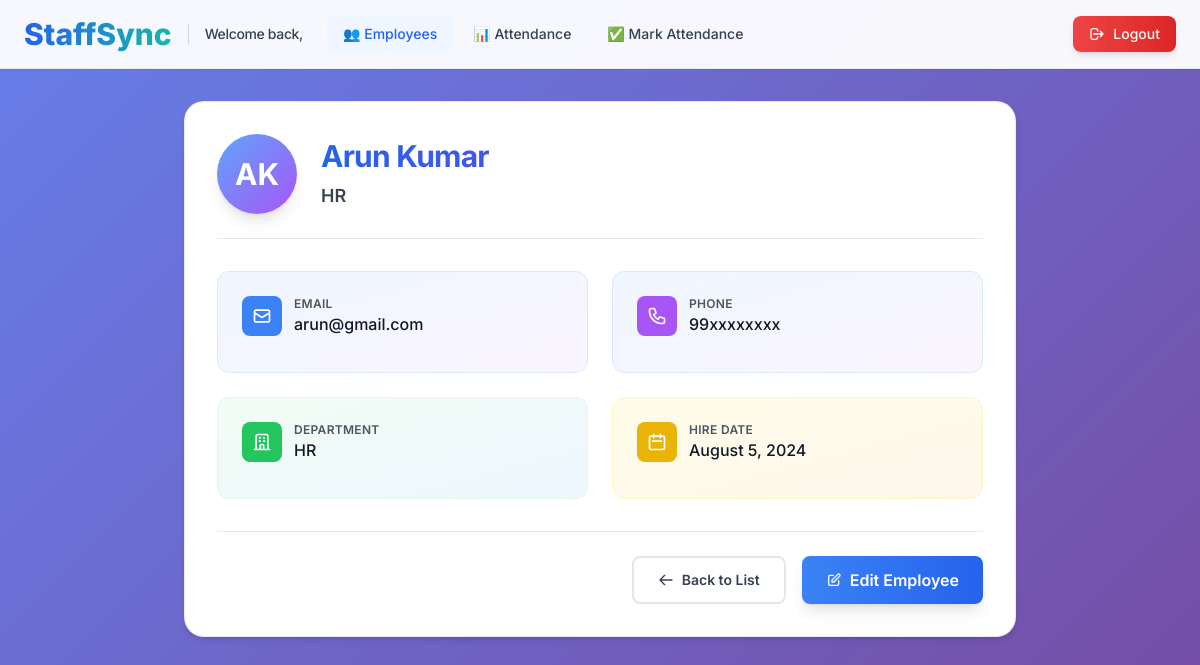
Screenshot of /employees/employee/1/ with the database file from the repository.
### employees/models.py (models this page shows, shortened)
class Employee(models.Model):
    first_name = models.CharField(max_length=100)
    last_name = models.CharField(max_length=100)
    email = models.EmailField(unique=True)
    phone_number = models.CharField(max_length=15)
    department = models.ForeignKey(Department, on_delete=models.SET_NULL, null=True, blank=True)
    hire_date = models.DateField()
    class Meta:
        ordering = ['first_name', 'last_name']
        verbose_name_plural = 'Employees'

class Department(models.Model):
    name = models.CharField(max_length=100)

### employees/views.py (the view)
# urls.py: path('employee/<int:pk>/', views.employee_detail, name='employee_detail'),
def employee_detail(request, pk):
    employee = get_object_or_404(Employee.objects.select_related('department'), pk=pk)
    attendances = Attendance.objects.filter(employee=employee).order_by('-date')[:10]
    return render(request, 'employees/employee_detail.html', {
        'employee': employee,
        'attendances': attendances,
    })

### employees/templates/employees/employee_detail.html (shortened to what this page needs)
    {% load static %}
<!DOCTYPE html>
<html lang="en">
<head>
    <script src="https://cdn.tailwindcss.com"></script>
    <link rel="stylesheet" href="{% static 'admin.css' %}">
</head>
<body class="fade-in">
    <header class="admin-header sticky top-0 z-40 py-4 px-6">
        <div class="max-w-7xl mx-auto flex justify-between items-center">
            <div class="flex items-center space-x-6">
                <div class="flex items-center space-x-4">
                    <a href="{% url 'dashboard' %}" class="flex items-center space-x-2">
                        <span class="text-2xl md:text-3xl font-extrabold bg-gradient-to-r from-blue-600 to-teal-500 bg-clip-text text-transparent">StaffSync</span>
                    </a>
                    <div class="hidden md:block border-l border-gray-300 pl-4">
                        <h2 class="text-sm font-medium text-gray-600">Welcome back,</h2>
                    </div>
                </div>
                <nav class="hidden md:flex items-center space-x-1">
                    <a href="{% url 'employee_list' %}" class="px-4 py-2 text-sm font-medium text-blue-600 bg-blue-50 rounded-lg transition-all duration-200">👥 Employees</a>
                    <a href="{% url 'attendance_list' %}" class="px-4 py-2 text-sm font-medium text-gray-700 hover:text-blue-600 hover:bg-blue-50 rounded-lg transition-all duration-200">📊 Attendance</a>
                    <a href="{% url 'mark_attendance' %}" class="px-4 py-2 text-sm font-medium text-gray-700 hover:text-blue-600 hover:bg-blue-50 rounded-lg transition-all duration-200">✅ Mark Attendance</a>
                </nav>
            </div>
            <div class="flex items-center space-x-4">
                <a href="{% url 'logout' %}" class="inline-flex items-center px-4 py-2 text-sm font-medium text-white bg-gradient-to-r from-red-500 to-red-600 rounded-lg hover:from-red-600 hover:to-red-700 shadow-md hover:shadow-lg transition-all duration-200">
                    <svg class="w-4 h-4 mr-2" fill="none" stroke="currentColor" viewBox="0 0 24 24">
                        <path stroke-linecap="round" stroke-linejoin="round" stroke-width="2" d="M17 16l4-4m0 0l-4-4m4 4H7m6 4v1a3 3 0 01-3 3H6a3 3 0 01-3-3V7a3 3 0 013-3h4a3 3 0 013 3v1"></path>
                    </svg>
                    Logout
                </a>
            </div>
        </div>
    </header>
    <main class="max-w-4xl mx-auto px-4 sm:px-6 lg:px-8 py-8">
        <div class="card fade-in p-6 md:p-8">
            <div class="flex items-center space-x-6 mb-8 pb-6 border-b border-gray-200">
                <div class="w-20 h-20 bg-gradient-to-br from-blue-400 to-purple-500 rounded-full flex items-center justify-center text-white font-bold text-3xl shadow-lg">
                    {{ employee.first_name|first }}{{ employee.last_name|first }}
                </div>
                <div class="flex-1">
                    <h1 class="text-3xl font-bold bg-gradient-to-r from-blue-600 to-purple-600 bg-clip-text text-transparent mb-2">
                    </h1>
                    <p class="text-lg text-gray-600">{{ employee.department.name|default:"No Department" }}</p>
                </div>
            </div>
            <div class="grid grid-cols-1 md:grid-cols-2 gap-6 mb-8">
                <div class="bg-gradient-to-br from-blue-50 to-purple-50 rounded-xl p-6 border border-blue-100">
                    <div class="flex items-center space-x-3 mb-3">
                        <div class="w-10 h-10 bg-blue-500 rounded-lg flex items-center justify-center">
                            <svg class="w-5 h-5 text-white" fill="none" stroke="currentColor" viewBox="0 0 24 24" aria-hidden="true">
                                <path stroke-linecap="round" stroke-linejoin="round" stroke-width="2" d="M3 8l7.89 5.26a2 2 0 002.22 0L21 8M5 19h14a2 2 0 002-2V7a2 2 0 00-2-2H5a2 2 0 00-2 2v10a2 2 0 002 2z"></path>
                            </svg>
                        </div>
                        <div>
                            <p class="text-xs font-semibold text-gray-500 uppercase tracking-wide">Email</p>
                            <p class="text-base font-medium text-gray-900">{{ employee.email }}</p>
                        </div>
                    </div>
                </div>
                <div class="bg-gradient-to-br from-blue-50 to-purple-50 rounded-xl p-6 border border-blue-100">
                    <div class="flex items-center space-x-3 mb-3">
                        <div class="w-10 h-10 bg-purple-500 rounded-lg flex items-center justify-center">
                        </div>
                        <div>
                            <p class="text-xs font-semibold text-gray-500 uppercase tracking-wide">Phone</p>
                            <p class="text-base font-medium text-gray-900">{{ employee.phone_number }}</p>
                        </div>
                    </div>
                </div>
                <div class="bg-gradient-to-br from-green-50 to-blue-50 rounded-xl p-6 border border-green-100">
                    <div class="flex items-center space-x-3 mb-3">
                        <div class="w-10 h-10 bg-green-500 rounded-lg flex items-center justify-center">
                        </div>
                        <div>
                            <p class="text-xs font-semibold text-gray-500 uppercase tracking-wide">Department</p>
                            <p class="text-base font-medium text-gray-900">{{ employee.department.name|default:"No Department" }}</p>
                        </div>
                    </div>
                </div>
                <div class="bg-gradient-to-br from-yellow-50 to-orange-50 rounded-xl p-6 border border-yellow-100">
                    <div class="flex items-center space-x-3 mb-3">
                        <div class="w-10 h-10 bg-yellow-500 rounded-lg flex items-center justify-center">
                            <svg class="w-5 h-5 text-white" fill="none" stroke="currentColor" viewBox="0 0 24 24" aria-hidden="true">
                                <path stroke-linecap="round" stroke-linejoin="round" stroke-width="2" d="M8 7V3m8 4V3m-9 8h10M5 21h14a2 2 0 002-2V7a2 2 0 00-2-2H5a2 2 0 00-2 2v12a2 2 0 002 2z"></path>
                            </svg>
                        </div>
                        <div>
                            <p class="text-xs font-semibold text-gray-500 uppercase tracking-wide">Hire Date</p>
                            <p class="text-base font-medium text-gray-900">{{ employee.hire_date|date:"F j, Y" }}</p>
                        </div>
                    </div>
                </div>
            </div>
            <div class="flex flex-col sm:flex-row justify-end space-y-3 sm:space-y-0 sm:space-x-4 pt-6 border-t border-gray-200">
                <a href="{% url 'employee_list' %}" class="inline-flex items-center justify-center px-6 py-3 text-sm font-semibold text-gray-700 bg-white border-2 border-gray-200 rounded-lg hover:bg-gray-50 hover:border-gray-300 transition-all duration-200">
                    <svg class="w-4 h-4 mr-2" fill="none" stroke="currentColor" viewBox="0 0 24 24">
                        <path stroke-linecap="round" stroke-linejoin="round" stroke-width="2" d="M10 19l-7-7m0 0l7-7m-7 7h18"></path>
                    </svg>
                    Back to List
                </a>
                <a href="{% url 'employee_edit' employee.pk %}" class="inline-flex items-center justify-center px-6 py-3 bg-gradient-to-r from-blue-500 to-blue-600 text-white font-semibold rounded-lg shadow-lg hover:shadow-xl hover:from-blue-600 hover:to-blue-700 transition-all duration-200 transform hover:scale-105">
                    <svg class="w-4 h-4 mr-2" fill="none" stroke="currentColor" viewBox="0 0 24 24">
                        <path stroke-linecap="round" stroke-linejoin="round" stroke-width="2" d="M11 5H6a2 2 0 00-2 2v11a2 2 0 002 2h11a2 2 0 002-2v-5m-1.414-9.414a2 2 0 112.828 2.828L11.828 15H9v-2.828l8.586-8.586z"></path>
                    </svg>
                    Edit Employee
                </a>
            </div>
        </div>
    </main>
</body>
</html>

### employees/static/admin.css (style rules this page uses)
:root { --primary-blue: #2563eb; --primary-blue-dark: #1d4ed8; --primary-blue-light: #3b82f6; --success-green: #10b981; --danger-red: #ef4444; --warning-yellow: #f59e0b; --gray-50: #f9fafb; --gray-100: #f3f4f6; --gray-200: #e5e7eb; --gray-300: #d1d5db; --gray-600: #4b5563; --gray-700: #374151; --gray-800: #1f2937; --gray-900: #111827; --space-xs: 0.25rem; --space-sm: 0.5rem; --space-md: 1rem; --space-lg: 1.5rem; --space-xl: 2rem; --space-2xl: 3rem; --space-3xl: 4rem; --font-xs: 0.75rem; --font-sm: 0.875rem; --font-base: 1rem; --font-lg: 1.125rem; --font-xl: 1.25rem; --font-2xl: 1.5rem; --font-3xl: 1.875rem; --font-4xl: 2.25rem; --radius-sm: 0.375rem; --radius-md: 0.5rem; --radius-lg: 0.75rem; --radius-xl: 1rem; --radius-2xl: 1.25rem; --radius-full: 9999px; --shadow-sm: 0 1px 2px 0 rgba(0, 0, 0, 0.05); --shadow-md: 0 4px 6px -1px rgba(0, 0, 0, 0.1), 0 2px 4px -1px rgba(0, 0, 0, 0.06); --shadow-lg: 0 10px 15px -3px rgba(0, 0, 0, 0.1), 0 4px 6px -2px rgba(0, 0, 0, 0.05); --shadow-xl: 0 20px 25px -5px rgba(0, 0, 0, 0.1), 0 10px 10px -5px rgba(0, 0, 0, 0.04); --shadow-2xl: 0 25px 50px -12px rgba(0, 0, 0, 0.25); --transition-fast: 150ms cubic-bezier(0.4, 0, 0.2, 1); --transition-base: 200ms cubic-bezier(0.4, 0, 0.2, 1); --transition-slow: 300ms cubic-bezier(0.4, 0, 0.2, 1); --transition-bounce: 400ms cubic-bezier(0.34, 1.56, 0.64, 1); --z-dropdown: 1000; --z-sticky: 1020; --z-fixed: 1030; --z-modal-backdrop: 1040; --z-modal: 1050; --z-popover: 1060; --z-tooltip: 1070; }
*, *::before, *::after { box-sizing: border-box; }
* { transition-property: background-color, border-color, color, fill, stroke, opacity, box-shadow, transform; transition-duration: var(--transition-base); transition-timing-function: cubic-bezier(0.4, 0, 0.2, 1); }
.card, .stat-card, button, .sidebar-link, .mobile-menu-btn { will-change: transform; backface-visibility: hidden; -webkit-font-smoothing: antialiased; -moz-osx-font-smoothing: grayscale; }
body { font-family: 'Inter', -apple-system, BlinkMacSystemFont, 'Segoe UI', Roboto, sans-serif; background: linear-gradient(135deg, #667eea 0%, #764ba2 100%); background-attachment: fixed; min-height: 100vh; color: #1f2937; -webkit-font-smoothing: antialiased; -moz-osx-font-smoothing: grayscale; text-rendering: optimizeLegibility; font-weight: 500; }
p, span, div { color: #1f2937; }
.text-gray-500 { color: #4b5563 !important; font-weight: 600; }
.text-gray-600 { color: #374151 !important; font-weight: 600; }
h1, h2, h3, h4, h5, h6 { font-weight: 700; color: #111827; letter-spacing: -0.025em; }
.card { background: white; border-radius: var(--radius-2xl); box-shadow: var(--shadow-md); transition: all var(--transition-bounce); border: 1px solid rgba(226, 232, 240, 0.8); position: relative; overflow: hidden; }
.card::before { content: ''; position: absolute; top: 0; left: 0; right: 0; height: 3px; background: linear-gradient(90deg, #3b82f6 0%, #8b5cf6 100%); transform: scaleX(0); transform-origin: left; transition: transform var(--transition-slow); opacity: 0; }
.admin-header { background: rgba(255, 255, 255, 0.95); backdrop-filter: blur(12px) saturate(180%); -webkit-backdrop-filter: blur(12px) saturate(180%); box-shadow: var(--shadow-sm); border-bottom: 1px solid rgba(226, 232, 240, 0.8); position: sticky; top: 0; z-index: var(--z-sticky); }
.fade-in { animation: fadeIn 0.4s cubic-bezier(0.4, 0, 0.2, 1); will-change: opacity, transform; }
.card { animation: scaleIn 0.3s cubic-bezier(0.4, 0, 0.2, 1) backwards; will-change: opacity, transform; }
.card:nth-of-type(1) { animation-delay: 0.1s; }
.fade-in { animation: fadeIn 0.5s ease-out; }
.card { animation: scaleIn 0.4s ease-out backwards; }
.card:nth-of-type(1) { animation-delay: 0.2s; }

### employees/templates/employees/employee_detail.html (style rules this page uses)
body { font-family: 'Inter', sans-serif; }

### rows the page displays
Employee: first_name|first "A", last_name|first "K", department.name "HR", email "arun@gmail.com", phone_number "99xxxxxxxx", hire_date "August 5, 2024"
